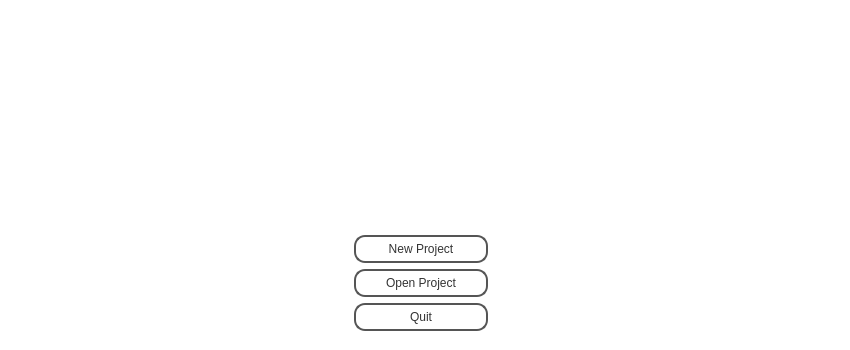
<?xml version="1.0" encoding="UTF-8"?>
<ui version="4.0">
 <class>OpenAppDialog</class>
 <widget class="QDialog" name="OpenAppDialog">
  <property name="geometry">
   <rect>
    <x>0</x>
    <y>0</y>
    <width>850</width>
    <height>350</height>
   </rect>
  </property>
  <property name="windowTitle">
   <string>Dialog</string>
  </property>
  <property name="styleSheet">
   <string notr="true">background: rgb(255, 255, 255)

</string>
  </property>
  <widget class="QWidget" name="gridLayoutWidget">
   <property name="geometry">
    <rect>
     <x>110</x>
     <y>50</y>
     <width>621</width>
     <height>281</height>
    </rect>
   </property>
   <layout class="QGridLayout" name="gridLayout">
    <item row="1" column="1">
     <layout class="QVBoxLayout" name="verticalLayout">
      <item>
       <widget class="QPushButton" name="newProjButton">
        <property name="cursor">
         <cursorShape>ArrowCursor</cursorShape>
        </property>
        <property name="acceptDrops">
         <bool>false</bool>
        </property>
        <property name="autoFillBackground">
         <bool>false</bool>
        </property>
        <property name="styleSheet">
         <string notr="true">QPushButton {
color: #333;
border: 2px solid #555;
border-radius: 11px;
padding: 5px;
background: qradialgradient(cx: 0.3, cy: -0.4,
fx: 0.3, fy: -0.4,
radius: 1.35, stop: 0 #fff, stop: 1 #888);
min-width: 80px;
}

QPushButton:hover {
background: qradialgradient(cx: 0.3, cy: -0.4,
fx: 0.3, fy: -0.4,
radius: 1.35, stop: 0 #fff, stop: 1 #bbb);
}

QPushButton:pressed {
background: qradialgradient(cx: 0.4, cy: -0.1,
fx: 0.4, fy: -0.1,
radius: 1.35, stop: 0 #fff, stop: 1 #ddd);
}</string>
        </property>
        <property name="text">
         <string>New Project</string>
        </property>
       </widget>
      </item>
      <item>
       <widget class="QPushButton" name="openProjButton">
        <property name="cursor">
         <cursorShape>ArrowCursor</cursorShape>
        </property>
        <property name="acceptDrops">
         <bool>false</bool>
        </property>
        <property name="styleSheet">
         <string notr="true">QPushButton {
color: #333;
border: 2px solid #555;
border-radius: 11px;
padding: 5px;
background: qradialgradient(cx: 0.3, cy: -0.4,
fx: 0.3, fy: -0.4,
radius: 1.35, stop: 0 #fff, stop: 1 #888);
min-width: 120px;
}

QPushButton:hover {
background: qradialgradient(cx: 0.3, cy: -0.4,
fx: 0.3, fy: -0.4,
radius: 1.35, stop: 0 #fff, stop: 1 #bbb);
}

QPushButton:pressed {
background: qradialgradient(cx: 0.4, cy: -0.1,
fx: 0.4, fy: -0.1,
radius: 1.35, stop: 0 #fff, stop: 1 #ddd);
}</string>
        </property>
        <property name="text">
         <string>Open Project</string>
        </property>
       </widget>
      </item>
      <item>
       <widget class="QPushButton" name="quitAppButton">
        <property name="cursor">
         <cursorShape>ArrowCursor</cursorShape>
        </property>
        <property name="acceptDrops">
         <bool>false</bool>
        </property>
        <property name="styleSheet">
         <string notr="true">QPushButton {
color: #333;
border: 2px solid #555;
border-radius: 11px;
padding: 5px;
background: qradialgradient(cx: 0.3, cy: -0.4,
fx: 0.3, fy: -0.4,
radius: 1.35, stop: 0 #fff, stop: 1 #888);
min-width: 80px;
}

QPushButton:hover {
background: qradialgradient(cx: 0.3, cy: -0.4,
fx: 0.3, fy: -0.4,
radius: 1.35, stop: 0 #fff, stop: 1 #bbb);
}

QPushButton:pressed {
background: qradialgradient(cx: 0.4, cy: -0.1,
fx: 0.4, fy: -0.1,
radius: 1.35, stop: 0 #fff, stop: 1 #ddd);
}</string>
        </property>
        <property name="text">
         <string>Quit</string>
        </property>
       </widget>
      </item>
     </layout>
    </item>
    <item row="1" column="0">
     <spacer name="horizontalSpacer">
      <property name="orientation">
       <enum>Qt::Horizontal</enum>
      </property>
      <property name="sizeHint" stdset="0">
       <size>
        <width>40</width>
        <height>20</height>
       </size>
      </property>
     </spacer>
    </item>
    <item row="1" column="2">
     <spacer name="horizontalSpacer_2">
      <property name="orientation">
       <enum>Qt::Horizontal</enum>
      </property>
      <property name="sizeHint" stdset="0">
       <size>
        <width>40</width>
        <height>20</height>
       </size>
      </property>
     </spacer>
    </item>
    <item row="0" column="0" colspan="3">
     <widget class="QLabel" name="logo">
      <property name="enabled">
       <bool>true</bool>
      </property>
      <property name="text">
       <string/>
      </property>
     </widget>
    </item>
   </layout>
  </widget>
  <zorder>quitAppButton</zorder>
  <zorder>openProjButton</zorder>
  <zorder>newProjButton</zorder>
  <zorder>newProjButton</zorder>
  <zorder>gridLayoutWidget</zorder>
 </widget>
 <resources/>
 <connections/>
</ui>
